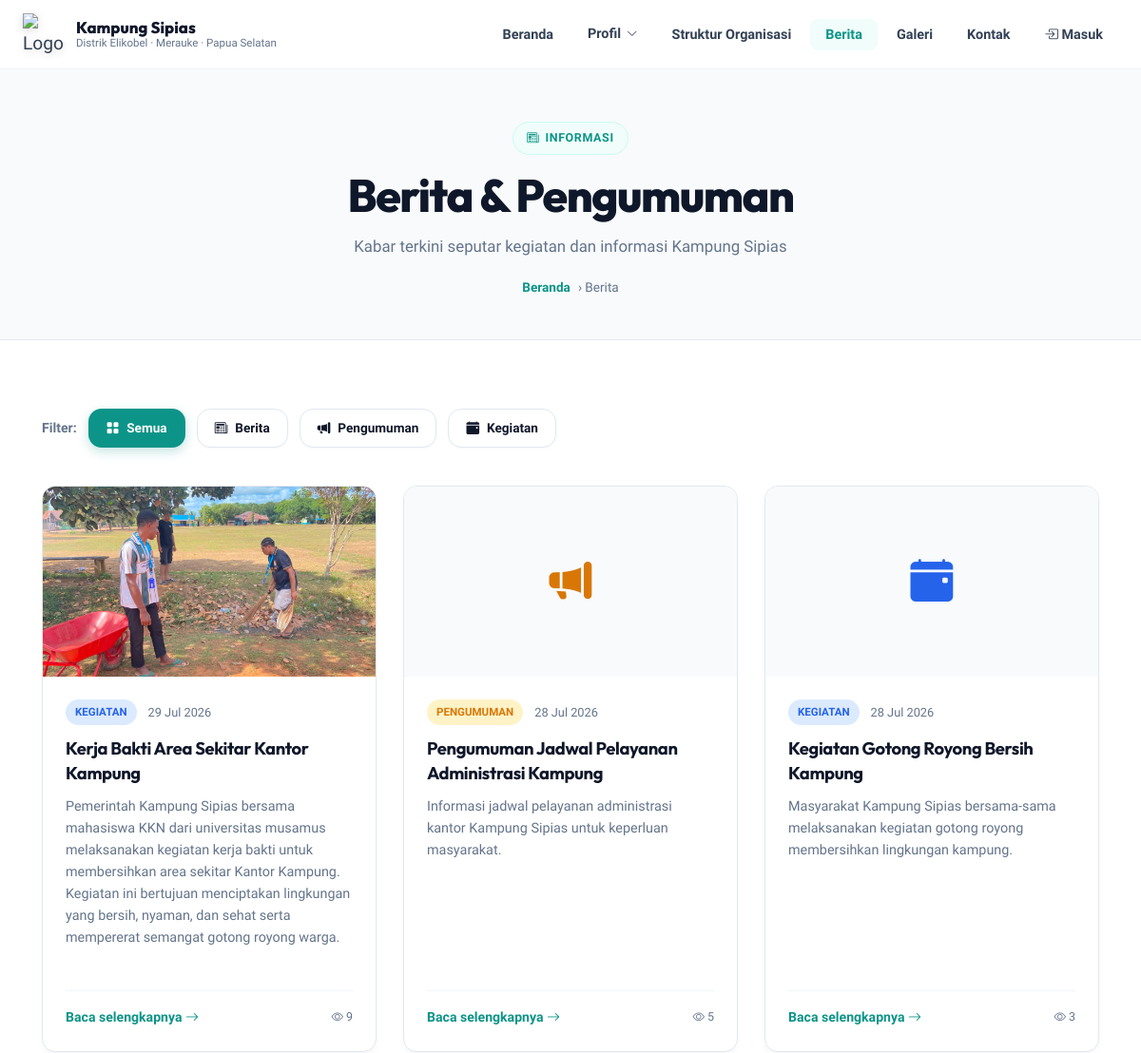
/berita/ (upper part), run on an earlier commit of the app's database.
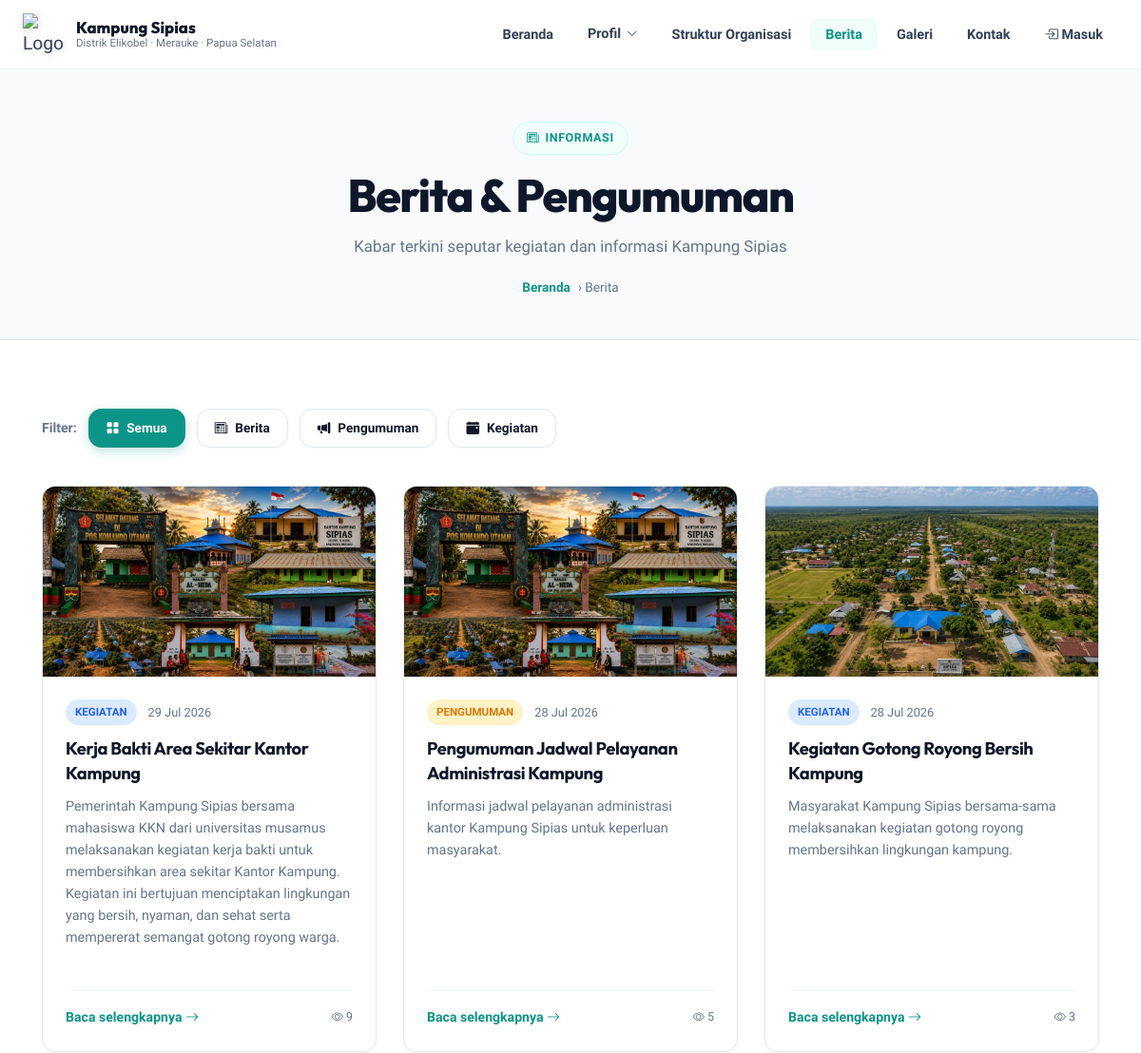
And on a later commit of the database.
### berita/models.py (models this page shows, shortened)
class Berita(models.Model):
    JENIS_CHOICES = [
        ('berita', 'Berita'),
        ('pengumuman', 'Pengumuman'),
        ('kegiatan', 'Kegiatan'),
    ]
    STATUS_CHOICES = [
        ('draft', 'Draft'),
        ('published', 'Dipublikasikan'),
    ]
    judul = models.CharField(max_length=300)
    slug = models.SlugField(unique=True, max_length=300)
    kategori = models.ForeignKey(KategoriBerita, on_delete=models.SET_NULL, null=True, blank=True)
    jenis = models.CharField(max_length=20, choices=JENIS_CHOICES, default='berita')
    ringkasan = models.TextField(max_length=500, blank=True, verbose_name='Ringkasan / Excerpt')
    konten = CKEditor5Field(verbose_name='Konten Berita', config_name='extends')
    gambar = models.ImageField(upload_to='berita/', blank=True, null=True, verbose_name='Gambar Utama')
    penulis = models.CharField(max_length=100, default='Admin Kampung Sipias')
    status = models.CharField(max_length=20, choices=STATUS_CHOICES, default='draft')
    tanggal_publish = models.DateTimeField(auto_now_add=True)
    tanggal_update = models.DateTimeField(auto_now=True)
    views = models.PositiveIntegerField(default=0)
    unggulan = models.BooleanField(default=True, verbose_name='Jadikan Unggulan')
    class Meta:
        ordering = ['-tanggal_publish']
        verbose_name = 'Berita'
        verbose_name_plural = 'Berita & Pengumuman'
    def get_absolute_url(self):
        from django.urls import reverse
        return reverse('berita:detail', kwargs={'slug': self.slug})

### berita/views.py (the view)
# urls.py: path('', views.daftar_berita, name='daftar'),
def daftar_berita(request):
    berita_list = Berita.objects.filter(status='published')
    jenis = request.GET.get('jenis', '')
    if jenis:
        berita_list = berita_list.filter(jenis=jenis)
    kategori_list = KategoriBerita.objects.all()
    context = {
        'berita_list': berita_list,
        'kategori_list': kategori_list,
        'jenis_aktif': jenis,
        'page_title': 'Berita & Pengumuman',
    }
    return render(request, 'berita/daftar.html', context)

### core/context_processors.py (called while the page is built)
def profil_context(request):
    try:
        profil = ProfilKampung.objects.first()
    except Exception:
        profil = None
    return {
        'profil': profil
    }

### templates/berita/daftar.html (shortened to what this page needs)
{% extends 'base.html' %}
{% load static %}
{% block content %}
<div class="page-header">
  <div class="page-header-content">
    <span class="badge badge-accent"><i class="bi bi-newspaper"></i> Informasi</span>
    <h1>Berita & Pengumuman</h1>
    <p>Kabar terkini seputar kegiatan dan informasi Kampung Sipias</p>
    <div class="breadcrumb">
      <a href="{% url 'core:landing' %}">Beranda</a> › Berita
    </div>
  </div>
</div>
<section class="section">
  <div class="container">
    <div style="display:flex;gap:12px;flex-wrap:wrap;margin-bottom:40px;align-items:center;">
      <span style="font-size:0.88rem;font-weight:600;color:var(--text-muted);">Filter:</span>
      <a href="{% url 'berita:daftar' %}" class="btn btn-sm {% if not jenis_aktif %}btn-primary{% else %}btn-outline{% endif %}">
        <i class="bi bi-grid-fill"></i> Semua
      </a>
      <a href="?jenis=berita" class="btn btn-sm {% if jenis_aktif == 'berita' %}btn-primary{% else %}btn-outline{% endif %}">
        <i class="bi bi-newspaper"></i> Berita
      </a>
      <a href="?jenis=pengumuman" class="btn btn-sm {% if jenis_aktif == 'pengumuman' %}btn-primary{% else %}btn-outline{% endif %}">
        <i class="bi bi-megaphone-fill"></i> Pengumuman
      </a>
      <a href="?jenis=kegiatan" class="btn btn-sm {% if jenis_aktif == 'kegiatan' %}btn-primary{% else %}btn-outline{% endif %}">
        <i class="bi bi-calendar-event-fill"></i> Kegiatan
      </a>
    </div>
    {% if berita_list %}
    <div class="grid-3">
      {% for b in berita_list %}
      <article class="card berita-card">
        {% if b.gambar %}
          <img src="{{ b.gambar.url }}" alt="{{ b.judul }}" class="berita-card-img">
        {% else %}
          <div class="berita-card-img-placeholder">
            {% if b.jenis == 'pengumuman' %}
              <i class="bi bi-megaphone-fill" style="font-size: 2.8rem; color: #D97706;"></i>
            {% elif b.jenis == 'kegiatan' %}
              <i class="bi bi-calendar-event-fill" style="font-size: 2.8rem; color: #2563EB;"></i>
            {% else %}
              <i class="bi bi-newspaper" style="font-size: 2.8rem; color: var(--primary);"></i>
            {% endif %}
          </div>
        {% endif %}
        <div class="berita-card-body">
          <div class="berita-card-meta">
            <span class="tag tag-{{ b.jenis }}">{{ b.get_jenis_display }}</span>
            <span class="berita-card-date">{{ b.tanggal_publish|date:"d M Y" }}</span>
          </div>
          <a href="{{ b.get_absolute_url }}">
            <h3 class="berita-card-title">{{ b.judul }}</h3>
          </a>
          <p class="berita-card-excerpt">
            {% if b.ringkasan %}{{ b.ringkasan }}{% else %}{{ b.konten|striptags|truncatewords:25 }}{% endif %}
          </p>
          <div class="berita-card-footer">
            <a href="{{ b.get_absolute_url }}" class="read-more">Baca selengkapnya <i class="bi bi-arrow-right"></i></a>
            <span style="font-size:0.78rem;color:var(--text-muted);"><i class="bi bi-eye"></i> {{ b.views }}</span>
          </div>
        </div>
      </article>
      {% endfor %}
    </div>
    {% endif %}
  </div>
</section>
{% endblock %}

What changed in the data, as far as the page shows it:
changed Berita "Kerja Bakti Area Sekitar Kantor Kampung": gambar: a different picture
changed Berita "Pengumuman Jadwal Pelayanan Administrasi Kampung": gambar: picture added
changed Berita "Kegiatan Gotong Royong Bersih Kampung": gambar: picture added
